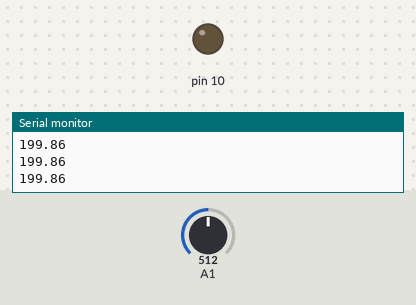
A sketch run on a simulated Arduino Uno, built with avr-gcc and run on an emulated ATmega328P. Parts: output pins drawn as LEDs (lit = HIGH), the last lines printed to the serial monitor. Inputs (shaded band) come from the test bench; at power-on: A1 = 512.

Above: at 1.2 s.
1.3 s: A1 set to 321
2.8 s: A1 set to 293
At 3.6 s:
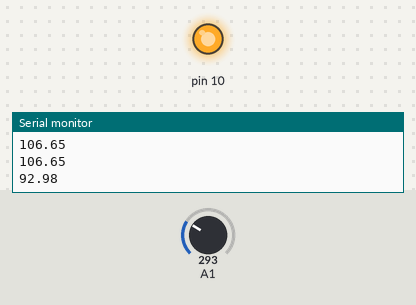
5.8 s: A1 set to 122
Timing chart, 0 to 13.3 s (numbered marks = the images above; inputs shaded):
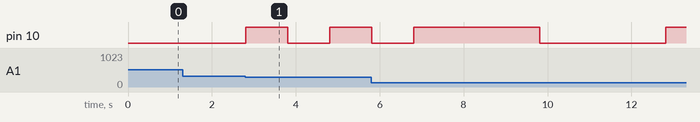

Measured:
- the behaviour switches between 308 and 307 on A1 (found by bisection; images 0 and 1)
- after the input at 2.8 s, pin 10: LOW → HIGH at once, → LOW 1.0 s later, → HIGH 1.0 s later

The sketch:

PELAB2.ino
```cpp
void setup()
{
  pinMode(10, OUTPUT);
  pinMode(A1, INPUT);
  Serial.begin(9600);
}

void loop()
{
  int SensorValue = analogRead(A1);
  float temperature = SensorValue * (4.88/10) - 50;
  Serial.println(temperature);

  if(temperature >=0 && temperature <=25){
   digitalWrite(10, HIGH);
   delay(3000);
   digitalWrite(10,LOW);
   delay(3000);
  }
  else if( temperature >=26 && temperature <=100){
   digitalWrite(10, HIGH);
   delay(1000);
   digitalWrite(10,LOW);
   delay(1000);
  }
}
```
